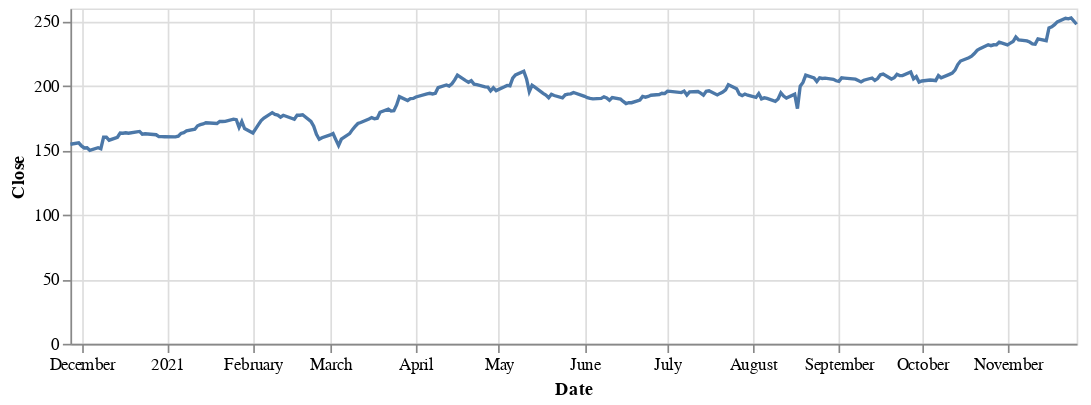

Here is the notebook cell this chart was saved with:
### Code cell
lowesPrice

### Figure 1 — Vega-Lite specification as saved in the notebook (floating-point values rounded to 4 significant figures; data arrays with more than 128 entries replaced by an {"elided": "..."} marker saying what was removed)
{"config": {"view": {"continuousWidth": 400, "continuousHeight": 300}}, "data": {"name": "data-953a903a315f5d883262bed47635e2c1"}, "mark": "line", "encoding": {"tooltip": [{"type": "temporal", "field": "Date"}, {"type": "quantitative", "field": "Open"}, {"type": "quantitative", "field": "Close"}, {"type": "quantitative", "field": "High"}, {"type": "quantitative", "field": "Low"}, {"type": "quantitative", "field": "Volume"}], "x": {"type": "temporal", "field": "Date"}, "y": {"type": "quantitative", "field": "Close"}}, "height": 200, "width": 600, "$schema": "https://vega.github.io/schema/vega-lite/v4.8.1.json", "datasets": {"data-953a903a315f5d883262bed47635e2c1": {"elided": "252 records"}}}
